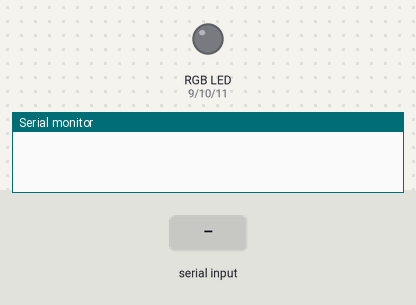
A sketch run on a simulated Arduino Uno, built with avr-gcc and run on an emulated ATmega328P. Parts: an RGB LED mixed from three pins (HIGH = lit), the last lines printed to the serial monitor. Inputs (shaded band) come from the test bench.

Above: at 1.2 s.
1.3 s: "E90\n" received over Serial
At 1.7 s:
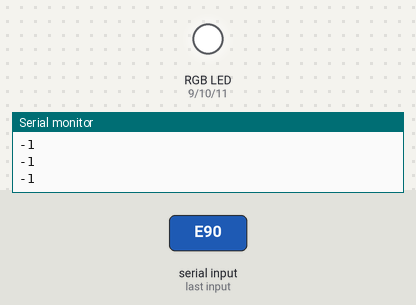
Timing chart, 0 to 4.3 s (numbered marks = the images above; inputs shaded):
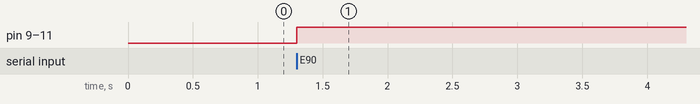

Measured:
- after the input at 1.3 s, pin 9 (redPin), pin 10 (greenPin), pin 11 (bluePin): LOW → HIGH at once

The sketch:

VB_RGB_Control_1.ino
```cpp
#include <stdlib.h>

int redPin = 9;
int greenPin = 10;
int bluePin = 11;


String src_msg = "";


void setup() {
  Serial.begin(9600);


  pinMode(redPin, OUTPUT);
  pinMode(greenPin, OUTPUT);
  pinMode(bluePin, OUTPUT);

  analogWrite(redPin, 0);
  analogWrite(greenPin, 0);
  analogWrite(bluePin, 0);
}

void loop()
{

}

void serialEvent()
{
  if (Serial.available())
  {
    char inChar = (char) Serial.read();
    if (inChar != 'E')
    {
      src_msg += inChar;
    }


    if (inChar == 'E')
    {
      src_msg += inChar;

      analogWrite(redPin, getLEDValue(src_msg, 'R', 'G'));
      Serial.println(getLEDValue(src_msg, 'R', 'G'));
      analogWrite(greenPin, getLEDValue(src_msg, 'G', 'B'));
      Serial.println(getLEDValue(src_msg, 'G', 'B'));
      analogWrite(bluePin, getLEDValue(src_msg, 'B', 'E'));
      Serial.println(getLEDValue(src_msg, 'B', 'E'));

      src_msg = ""; //clear string awaiting next command


    }
  }
}

int getLEDValue(String src_msg, char c1, char c2)
{
  int c1_pose = src_msg.indexOf(c1);
  int c2_pose = src_msg.indexOf(c2);

  //ERROR HANDLING---------------------
  if (c1_pose > c2_pose)
  {
    int temp = c1_pose;
    c1_pose = c2_pose;
    c2_pose = temp;
  }
  if (c1_pose == -1 || c2_pose == -1)
  {
    return -1;
  }
  //-----------------------------------

  String res = src_msg.substring(c1_pose + 1, c2_pose);
  return atoi(res.c_str());

}
```
